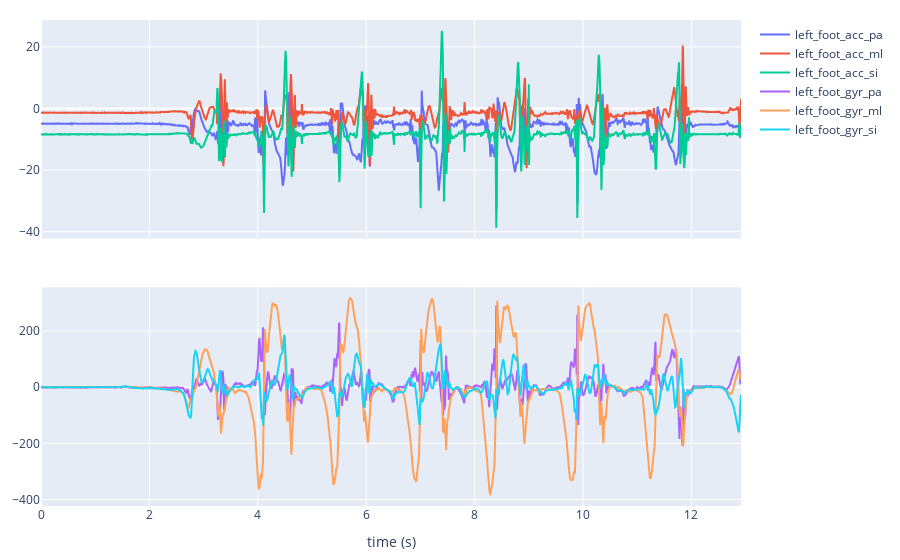

Write notebook code for a chart like this one.
### Markdown cell above
If you have done everything correctly, you should now have the data in the expected format and coordinate frame. That means that the column headers refer to the anatomical axes, `pa`, `ml` and `si`.

### Code cell
fig = make_subplots(rows=2, cols=1, shared_xaxes=True, shared_yaxes=True, vertical_spacing=0.1, horizontal_spacing=0.01)
for col_idx, tracked_point in enumerate(tracked_points):
    for row_idx, channel_type in enumerate(["acc", "gyr"]):
        for _, axis in enumerate(["pa", "ml", "si"]):
            fig.add_trace(
                go.Scatter(
                    x=np.arange(len(fbf_dataset[tracked_point])) / sampling_freq_Hz,
                    y=fbf_dataset[tracked_point][f"{channel_type}_{axis}"],
                    mode="lines",
                    name=f"{tracked_point}_{channel_type}_{axis}",
                ),
                row=row_idx + 1,
                col=col_idx + 1,
            )
        # fig.update_yaxes(title_text=f"{mapping_units[channel_type]}", row=row_idx + 1, col=1)
fig.update_xaxes(title_text="time (s)", row=2, col=1)
fig.update_xaxes(title_text="time (s)", row=2, col=2)
fig.update_layout(margin=dict(l=30, r=30, t=20, b=20))
fig

### Figure 1 — Plotly figure (JSON) as saved in the notebook; plotly's stock layout.template omitted (floating-point values rounded to 4 significant figures; data arrays with more than 128 entries replaced by an {"elided": "..."} marker saying what was removed)
{"data": [{"mode": "lines", "name": "left_foot_acc_pa", "type": "scatter", "x": {"elided": "2584 float values"}, "xaxis": "x", "y": {"elided": "2584 float values"}, "yaxis": "y"}, {"mode": "lines", "name": "left_foot_acc_ml", "type": "scatter", "x": {"elided": "2584 float values"}, "xaxis": "x", "y": {"elided": "2584 float values"}, "yaxis": "y"}, {"mode": "lines", "name": "left_foot_acc_si", "type": "scatter", "x": {"elided": "2584 float values"}, "xaxis": "x", "y": {"elided": "2584 float values"}, "yaxis": "y"}, {"mode": "lines", "name": "left_foot_gyr_pa", "type": "scatter", "x": {"elided": "2584 float values"}, "xaxis": "x2", "y": {"elided": "2584 float values"}, "yaxis": "y2"}, {"mode": "lines", "name": "left_foot_gyr_ml", "type": "scatter", "x": {"elided": "2584 float values"}, "xaxis": "x2", "y": {"elided": "2584 float values"}, "yaxis": "y2"}, {"mode": "lines", "name": "left_foot_gyr_si", "type": "scatter", "x": {"elided": "2584 float values"}, "xaxis": "x2", "y": {"elided": "2584 float values"}, "yaxis": "y2"}], "layout": {"margin": {"b": 20, "l": 30, "r": 30, "t": 20}, "xaxis": {"anchor": "y", "domain": [0, 1], "matches": "x2", "showticklabels": false}, "xaxis2": {"anchor": "y2", "domain": [0, 1], "title": {"text": "time (s)"}}, "yaxis": {"anchor": "x", "domain": [0.55, 1]}, "yaxis2": {"anchor": "x2", "domain": [0, 0.45]}}}
